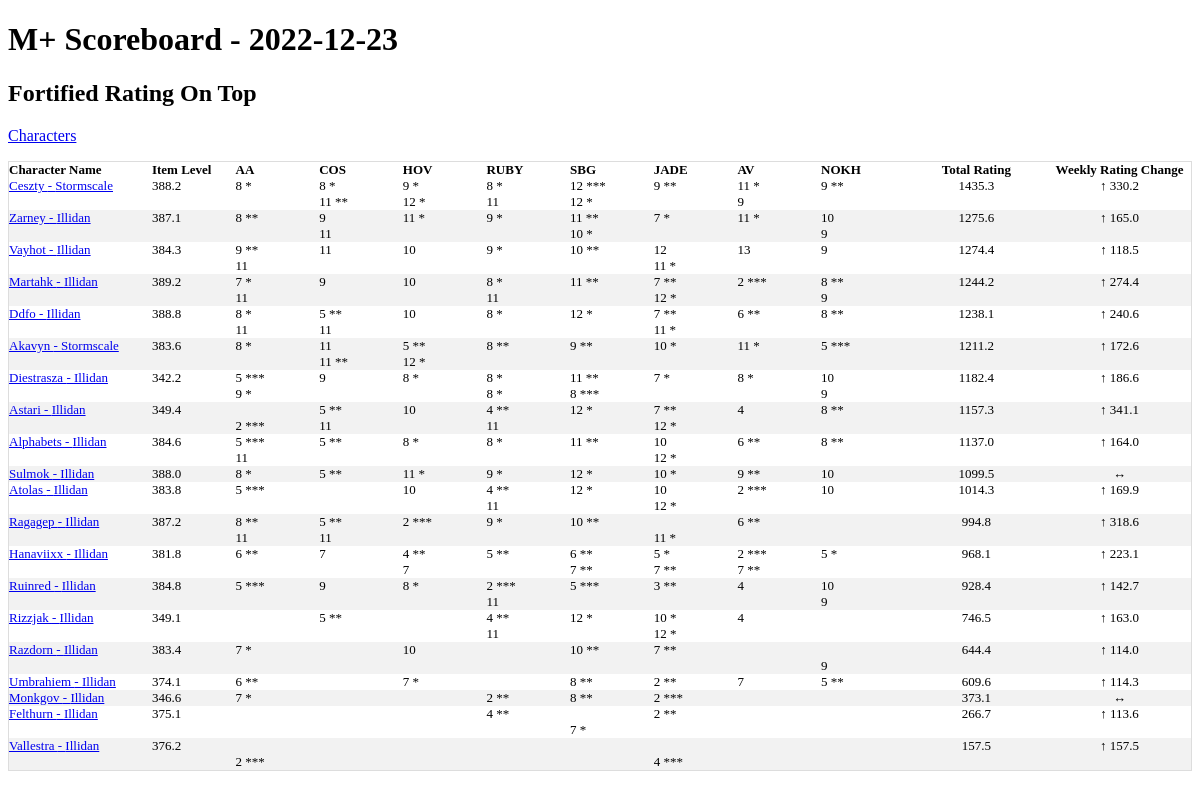
The page / on the database its author committed.
### tables this page shows
CREATE TABLE season_best_pivot_ext(
  name TEXT,
  realm TEXT,
  region TEXT,
  scoreboard_date TEXT,
  total_rating,
  "Algeth'ar Academy Fortified",
  "Algeth'ar Academy Tyrannical",
  "Court of Stars Fortified",
  "Court of Stars Tyrannical",
  "Halls of Valor Fortified",
  "Halls of Valor Tyrannical",
  "Ruby Life Pools Fortified",
  "Ruby Life Pools Tyrannical",
  "Shadowmoon Burial Grounds Fortified",
  "Shadowmoon Burial Grounds Tyrannical",
  "Temple of the Jade Serpent Fortified",
  "Temple of the Jade Serpent Tyrannical",
  "The Azure Vault Fortified",
  "The Azure Vault Tyrannical",
  "The Nokhud Offensive Fortified",
  "The Nokhud Offensive Tyrannical",
  daily_rating_change,
  pr_AA_for TEXT,
  pr_AA_tyr TEXT,
  pr_COS_for TEXT,
  pr_COS_tyr TEXT,
  pr_HOV_for TEXT,
  pr_HOV_tyr TEXT,
  pr_RUBY_for TEXT,
  pr_RUBY_tyr TEXT,
  pr_SBG_for TEXT,
  pr_SBG_tyr TEXT,
  pr_JADE_for TEXT,
  pr_JADE_tyr TEXT,
  pr_AV_for TEXT,
  pr_AV_tyr TEXT,
  pr_NOKH_for TEXT,
  pr_NOKH_tyr TEXT
);

### app.py (the view)
@app.route('/')
def index():
    conn = create_connection()
    cursor  = conn.cursor()
    data = cursor.execute("""select scoreboard.*
    ,char.derived_item_level
     from
    (
        select *
        ,round(total_rating,1) as total_rating_round
        ,round(daily_rating_change,1) as daily_rating_change_round
        from base_characters base left join season_best_pivot_ext piv
    on upper(base.name) = upper(piv.name)
    and upper(base.realm) = upper(piv.realm)
    and upper(base.region) = upper(piv.region)
    where scoreboard_date = (select max(scoreboard_date) from  season_best_pivot_ext)
    order by total_rating desc
    ) scoreboard
    left join
    (
        Select Name,realm,region,round(avg(derived_item_level),1) as derived_item_level
        from character_gear_ext
        where last_crawled_at = (select max(last_crawled_at) from character_gear_ext)
        group by Name,realm,region
    )char
    on scoreboard.name  = char.name
    and scoreboard.realm = char.realm
    and scoreboard.region=char.region
    where scoreboard.total_rating > 0
    order by total_rating desc,derived_item_level desc
    """).fetchall()
    max_date = cursor.execute('select max(scoreboard_date) as max_date from season_best_pivot_ext').fetchone()
    print('hi')
    return render_template('index.html',data=data,max_date = max_date)

### app.py (called while the page is built)
def create_connection():
    conn = None
    try:
        file ="/home/terrysey/MythicPlus/mplus.db"
        conn = sqlite3.connect(file
        ,detect_types=sqlite3.PARSE_DECLTYPES)
        conn.row_factory=sqlite3.Row
        return conn
    except Error as e:
        print(e)
        try:
            file="/Users/terryseyler/git/mythicplus/mplus.db"
            conn = sqlite3.connect(file
            ,detect_types=sqlite3.PARSE_DECLTYPES)
            conn.row_factory=sqlite3.Row
            return conn
        except Error as e:
            print(e)
            try:
                file="C:/Users/tlsey/git/MythicPlus/mplus.db"
                conn = sqlite3.connect(file
                ,detect_types=sqlite3.PARSE_DECLTYPES)
                conn.row_factory=sqlite3.Row
                return conn
            except Error as e:
                print(e)

### templates/index.html
<!doctype html>
<link rel="stylesheet" href="{{ url_for('static', filename='style.css') }}">
<html>
<h1>M+ Scoreboard - {{max_date['max_date']}} </h1>
<h2>Fortified Rating On Top</h2>
<p><a href="{{url_for('character_list')}}">Characters</a></p>
<table class="scoreboard">
<thead>
    <th>Character Name</td>
    <th>Item Level</th>
    <th>AA</th>
    <th>COS</th>
    <th>HOV</th>
    <th>RUBY</th>
    <th>SBG</th>
    <th>JADE</th>
    <th>AV</th>
    <th>NOKH</th>
    <th>Total Rating</th>
    <th>Weekly Rating Change</th>
    </thead>
{% for data in data %}
<tr>
    <td><a href="{{url_for('character_name',character_name=data['name'],realm=data['realm'],region=data['region'])}}">{{ data['name'] }} - {{data['realm']}}</a></td>
    <td>{{ data['derived_item_level'] }}</td>
    <td>{% if data['pr_AA_for'] !=  data['Algeth\'ar Academy Fortified'] and data['pr_AA_for'] %}
    {{ data['Algeth\'ar Academy Fortified']}} ( {{data['pr_AA_for']}}  )
    {% else %}
      {{ data['Algeth\'ar Academy Fortified'] }}
    {% endif %}
    <br>
    {% if data['pr_AA_tyr'] !=  data['Algeth\'ar Academy Tyrannical'] and data['pr_AA_tyr']%}
    {{ data['Algeth\'ar Academy Tyrannical']}} ({{data['pr_AA_tyr']}})
    {% else %}
      {{ data['Algeth\'ar Academy Tyrannical'] }}
    {% endif %}</td>
    <td>{% if data['pr_COS_for'] !=  data['Court of Stars Fortified'] and data['pr_COS_for']%}
    {{ data['Court of Stars Fortified']}} ( {{data['pr_COS_for']}}  )
    {% else %}
      {{ data['Court of Stars Fortified'] }}
    {% endif %}
    <br>
    {% if data['pr_COS_tyr'] !=  data['Court of Stars Tyrannical'] and data['pr_COS_tyr'] %}
    {{ data['Court of Stars Tyrannical']}} ( {{data['pr_COS_tyr']}}
    {% else %}
      {{ data['Court of Stars Tyrannical'] }}
    {% endif %}</td>
    <td>{% if data['pr_HOV_for'] !=  data['Halls of Valor Fortified'] and data['pr_HOV_for'] %}
    {{ data['Halls of Valor Fortified']}} ( {{data['pr_HOV_for']}}  )
    {% else %}
      {{ data['Halls of Valor Fortified'] }}
    {% endif %}
    <br>
    {% if data['pr_HOV_tyr'] !=  data['Halls of Valor Tyrannical'] and data['pr_HOV_tyr'] %}
    {{ data['Halls of Valor Tyrannical']}} ( {{data['pr_HOV_tyr']}}
    {% else %}
      {{ data['Halls of Valor Tyrannical'] }}
    {% endif %}</td>
    <td>{% if data['pr_RUBY_for'] !=  data['Ruby Life Pools Fortified'] and data['pr_RUBY_for'] %}
    {{ data['Ruby Life Pools Fortified']}} ( {{data['pr_RUBY_for']}}  )
    {% else %}
    {{ data['Ruby Life Pools Fortified'] }}
    {% endif %}
    <br>
    {% if data['pr_RUBY_tyr'] !=  data['Ruby Life Pools Tyrannical'] and data['pr_RUBY_tyr'] %}
    {{ data['Ruby Life Pools Tyrannical']}} ( {{data['pr_RUBY_tyr']}}
    {% else %}
    {{ data['Ruby Life Pools Tyrannical'] }}
    {% endif %}
    </td>
    <td>{% if data['pr_SBG_for'] !=  data['Shadowmoon Burial Grounds Fortified'] and data['pr_SBG_for'] %}
    {{ data['Shadowmoon Burial Grounds Fortified']}} ( {{data['pr_SBG_for']}}  )
    {% else %}
    {{ data['Shadowmoon Burial Grounds Fortified'] }}
    {% endif %}
    <br>
    {% if data['pr_SBG_tyr'] !=  data['Shadowmoon Burial Grounds Tyrannical']  and data['pr_SBG_tyr']%}
    {{ data['Shadowmoon Burial Grounds Tyrannical']}} ( {{data['pr_SBG_tyr']}}
    {% else %}
    {{ data['Shadowmoon Burial Grounds Tyrannical'] }}
    {% endif %}</td>
    <td>{% if data['pr_JADE_for'] !=  data['Temple of the Jade Serpent Fortified'] and data['pr_JADE_for']%}
    {{ data['Temple of the Jade Serpent Fortified']}} ( {{data['pr_JADE_for']}}  )
    {% else %}
    {{ data['Temple of the Jade Serpent Fortified'] }}
    {% endif %}
    <br>
    {% if data['pr_JADE_tyr'] !=  data['Temple of the Jade Serpent Tyrannical'] and data['pr_JADE_tyr'] %}
    {{ data['Temple of the Jade Serpent Tyrannical']}} ( {{data['pr_JADE_tyr']}}
    {% else %}
    {{ data['Temple of the Jade Serpent Tyrannical'] }}
    {% endif %}</td>
    <td>{% if data['pr_AV_for'] !=  data['The Azure Vault Fortified'] and data['pr_AV_for']%}
    {{ data['The Azure Vault Fortified'] }} ( {{data['pr_AV_for']}}  )
    {% else %}
      {{ data['The Azure Vault Fortified'] }}
    {% endif %}
    <br>
    {% if data['pr_AV_tyr'] !=  data['The Azure Vault Tyrannical'] and data['pr_AV_tyr']%}
    {{ data['The Azure Vault Tyrannical'] }} ( {{data['pr_AV_tyr']}}  )
    {% else %}
      {{ data['The Azure Vault Tyrannical'] }}
    {% endif %}</td>
    <td>{% if data['pr_NOKH_for'] !=  data['The Nokhud Offensive Fortified'] and data['pr_NOKH_for'] %}
    {{ data['The Nokhud Offensive Fortified']}} ( {{data['pr_NOKH_for']}}  )
    {% else %}
    {{ data['The Nokhud Offensive Fortified'] }}
    {% endif %}
    <br>
    {% if data['pr_NOKH_tyr'] !=  data['The Nokhud Offensive Tyrannical'] and data['pr_NOKH_tyr'] %}
    {{ data['The Nokhud Offensive Tyrannical']}} ( {{data['pr_NOKH_tyr']}}
    {% else %}
    {{ data['The Nokhud Offensive Tyrannical'] }}
    {% endif %}</td>
    <td>{{ data['total_rating_round'] }}</td>
   {% if data['daily_rating_change_round'] > 0 %}
     <td>&uarr; {{ data['daily_rating_change_round'] }}</td>
   {% elif data['daily_rating_change_round']  < 0 %}
     <td>&darr;{{ data['daily_rating_change_round'] }}</td>
   {% else %}
     <td>&harr;</td>
   {% endif %}
{% endfor %}
</table>
</html>

### static/style.css (style rules this page uses)
th, td { text-align: left; vertical-align:top; padding: 0px; font-size: 13px; }
.parse td,th { text-align:center }
table.scoreboard { border-collapse: collapse; border-spacing: 0; width: 100%; border: 1px solid #ddd; }
.scoreboard tr td, .scoreboard thead th { text-align: left; width: 7% }
.scoreboard tr td:nth-child(1) { text-align: left; width: 12%; }
.scoreboard tr td:last-child, .scoreboard thead th:last-child { text-align: center; width: 12%; }
.scoreboard tr td:nth-child(11), .scoreboard thead th:nth-child(11) { text-align: center; width: 12%; }
tr:nth-child(even) { background-color: #f2f2f2; }

### rows shown on the page
season_best_pivot_ext: name "Ceszty", realm "Stormscale", derived_item_level "388.2", data "8 *", Court of Stars Tyrannical "11 **", data "9 *", data "12 *", Ruby Life Pools Tyrannical "11", data "12 ***", data "9 **", data "11 *", The Azure Vault Tyrannical "9", total_rating_round "1435.3", daily_rating_change_round "330.2"
season_best_pivot_ext: name "Zarney", realm "Illidan", derived_item_level "387.1", data "8 **", data "9", Court of Stars Tyrannical "11", data "11 *", data "9 *", data "11 **", Shadowmoon Burial Grounds Tyrannical "10 *", data "7 *", data "10", total_rating_round "1275.6", daily_rating_change_round "165.0"
season_best_pivot_ext: name "Vayhot", realm "Illidan", derived_item_level "384.3", data "9 **", data "11", data "10", data "9 *", data "10 **", data "12", Temple of the Jade Serpent Tyrannical "11 *", data "13", data "9", total_rating_round "1274.4", daily_rating_change_round "118.5"
season_best_pivot_ext: name "Martahk", realm "Illidan", derived_item_level "389.2", data "7 *", data "11", data "9", data "10", data "8 *", data "11 **", data "7 **", Temple of the Jade Serpent Tyrannical "12 *", data "2 ***", data "8 **", total_rating_round "1244.2", daily_rating_change_round "274.4"
season_best_pivot_ext: name "Ddfo", realm "Illidan", derived_item_level "388.8", data "8 *", data "11", data "5 **", data "10", data "12 *", data "7 **", Temple of the Jade Serpent Tyrannical "11 *", data "6 **", data "8 **", total_rating_round "1238.1", daily_rating_change_round "240.6"
season_best_pivot_ext: name "Akavyn", realm "Stormscale", derived_item_level "383.6", data "8 *", data "11", Court of Stars Tyrannical "11 **", data "5 **", Halls of Valor Tyrannical "12 *", data "8 **", data "9 **", data "10 *", data "11 *", data "5 ***", total_rating_round "1211.2", daily_rating_change_round "172.6"
season_best_pivot_ext: name "Diestrasza", realm "Illidan", derived_item_level "342.2", data "5 ***", data "9 *", data "9", data "8 *", data "11 **", Shadowmoon Burial Grounds Tyrannical "8 ***", data "7 *", data "10", total_rating_round "1182.4", daily_rating_change_round "186.6"
season_best_pivot_ext: name "Astari", realm "Illidan", derived_item_level "349.4", data "2 ***", data "5 **", data "11", data "10", data "4 **", data "12 *", data "7 **", data "4", data "8 **", total_rating_round "1157.3", daily_rating_change_round "341.1"
season_best_pivot_ext: name "Alphabets", realm "Illidan", derived_item_level "384.6", data "5 ***", data "11", data "5 **", data "8 *", data "11 **", data "10", Temple of the Jade Serpent Tyrannical "12 *", data "6 **", data "8 **", total_rating_round "1137.0", daily_rating_change_round "164.0"
season_best_pivot_ext: name "Sulmok", realm "Illidan", derived_item_level "388.0", data "8 *", data "5 **", data "11 *", data "9 *", data "12 *", data "10 *", data "9 **", data "10", total_rating_round "1099.5"
season_best_pivot_ext: name "Atolas", realm "Illidan", derived_item_level "383.8", data "5 ***", data "10", data "4 **", Ruby Life Pools Tyrannical "11", data "12 *", data "2 ***", total_rating_round "1014.3", daily_rating_change_round "169.9"
season_best_pivot_ext: name "Ragagep", realm "Illidan", derived_item_level "387.2", data "8 **", data "11", data "5 **", data "2 ***", data "9 *", data "10 **", Temple of the Jade Serpent Tyrannical "11 *", data "6 **", total_rating_round "994.8", daily_rating_change_round "318.6"
season_best_pivot_ext: name "Hanaviixx", realm "Illidan", derived_item_level "381.8", data "6 **", data "7", data "4 **", data "5 **", data "7 **", data "5 *", data "2 ***", total_rating_round "968.1", daily_rating_change_round "223.1"
season_best_pivot_ext: name "Ruinred", realm "Illidan", derived_item_level "384.8", data "5 ***", data "9", data "8 *", data "2 ***", Ruby Life Pools Tyrannical "11", data "3 **", data "4", data "10", total_rating_round "928.4", daily_rating_change_round "142.7"
season_best_pivot_ext: name "Rizzjak", realm "Illidan", derived_item_level "349.1", data "5 **", data "4 **", Ruby Life Pools Tyrannical "11", data "12 *", data "10 *", data "4", total_rating_round "746.5", daily_rating_change_round "163.0"
season_best_pivot_ext: name "Razdorn", realm "Illidan", derived_item_level "383.4", data "7 *", data "10", data "10 **", data "7 **", The Nokhud Offensive Tyrannical "9", total_rating_round "644.4", daily_rating_change_round "114.0"
season_best_pivot_ext: name "Umbrahiem", realm "Illidan", derived_item_level "374.1", data "6 **", Halls of Valor Fortified "7 *", data "8 **", data "2 **", data "7", data "5 **", total_rating_round "609.6", daily_rating_change_round "114.3"
season_best_pivot_ext: name "Monkgov", realm "Illidan", derived_item_level "346.6", data "7 *", data "2 **", data "8 **", data "2 ***", total_rating_round "373.1"
season_best_pivot_ext: name "Felthurn", realm "Illidan", derived_item_level "375.1", data "4 **", Shadowmoon Burial Grounds Tyrannical "7 *", data "2 **", total_rating_round "266.7", daily_rating_change_round "113.6"
season_best_pivot_ext: name "Vallestra", realm "Illidan", derived_item_level "376.2", data "2 ***", Temple of the Jade Serpent Tyrannical "4 ***", total_rating_round "157.5", daily_rating_change_round "157.5"

### other values the page prints
{{ max_date['max_date'] }} "2022-12-23"
